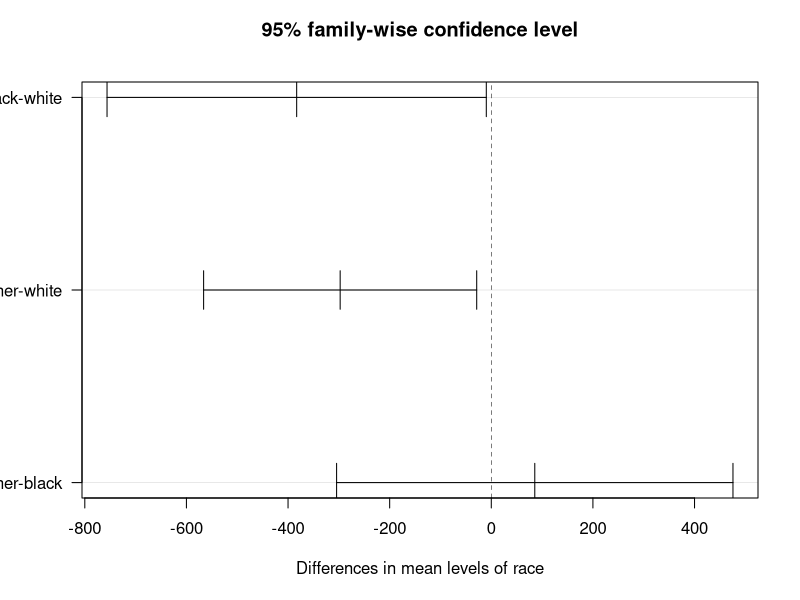

Generate this figure with R:
# 当需要比较的组多于两个，如果数据是从正太分布总体中抽样而成，且满足方差齐次性
# 我们可以使用方差分析 ANOVA
data(birthwt, package = "MASS")
structure <- str(birthwt)

library(dplyr)
# 首先将数据集中的分类变量转换成因子
birthwt <- birthwt %>% mutate(low = factor(low, labels = c("no", "yes")),
                              race = factor(race, labels = c("white", "black", "other")),
                              smoke = factor(smoke, labels = c("no", "yes")),
                              ht = factor(ht, labels = c("no", "yes")), 
                              ui = factor(ui, labels = c("no", "yes")))
print(structure)

# 例：如果想知道不同种族之间新生儿的体重是否存在差异，需要使用单因素方差分析
# 先检查各组数据的正态性
# 使用tapple对变量bwt按照race的三个组分别进行了shapiro-wilk正态性检验
# 认为3组都满足正态性假设
print(tapply(birthwt$bwt, birthwt$race, shapiro.test))

# 使用函数bartlett.test进行方差齐次性检验
print(bartlett.test(bwt ~ race, data = birthwt))

# Note: Bartlett 检验对于数据的正态性非常敏感。
#       而Levene检验是一种非参数方法，使用更广
#       使用car包中的leveneTest()进行该检验

# 建立方法分析模型
race.aov <- aov(bwt ~ race, data = birthwt)
print(summary(race.aov))  # 具有显著性差异

# 下一步，我们可以通过组间的两两比较找出哪些组之间存在显著性差异
# 函数TukeyHSD() 采用Tukey 法对各组均值的差异进行成对检验
print(TukeyHSD(race.aov))
plot(TukeyHSD(race.aov), las = 1)